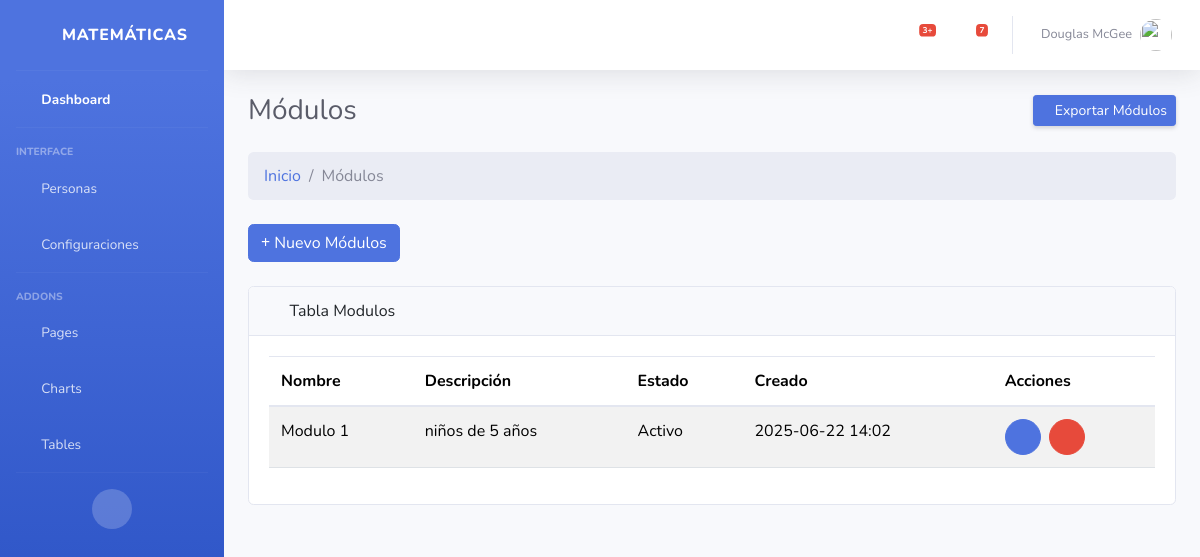
Before: /modulo/ with the older database file.
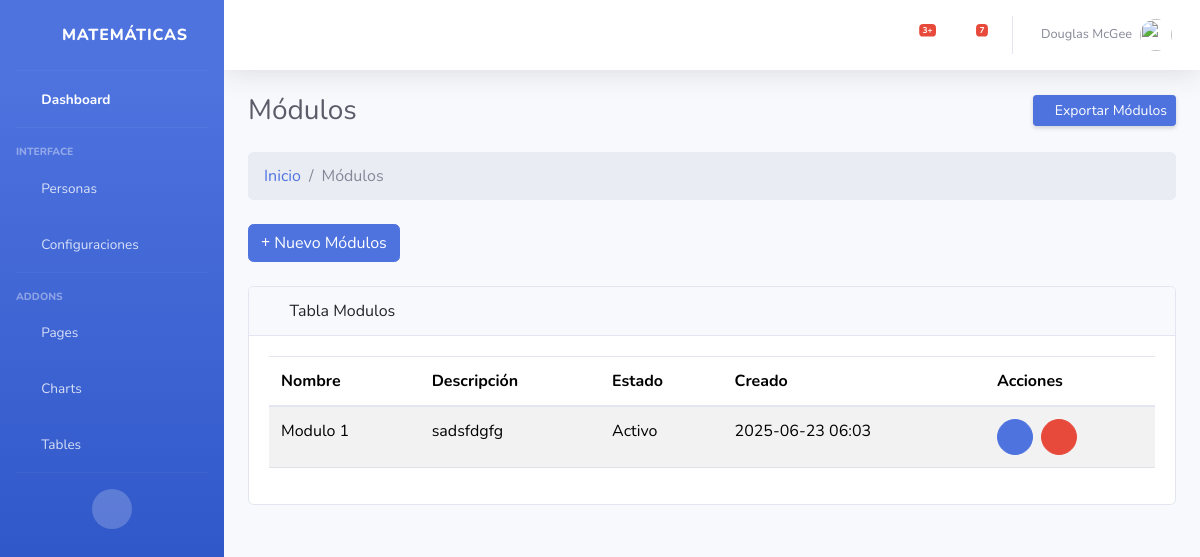
After: the same page with the newer database file.
### Aplicaciones/core/models.py (models this page shows, shortened)
class Modulos(models.Model):
    mod_id = models.AutoField(primary_key=True)
    mod_nombre = models.CharField(max_length=50,null=False,unique=True,verbose_name="Nombre del modulo:")
    mod_descripcion = models.CharField(max_length=100,null=False,verbose_name="Descripción del modulo:")
    mod_estado = models.BooleanField(default=True,verbose_name='Estado:')
    mod_fecha_creacion = models.DateTimeField(auto_now_add=True,verbose_name='Creado el:')
    mod_fecha_actualizacion = models.DateTimeField(auto_now=True,verbose_name='Actualizado el:')

### Aplicaciones/core/views/crud_modulos_views.py (the view, shortened to what this page needs)
# urls.py: path('modulo/', crud_modulos_views.index, name='modulo_index'),
def index(request):
    modulos = Modulos.objects.all()
    form = ModulosForm()
    form_editar = None
    modulo_a_editar = None
    return render(request, 'modulo/index.html', {
        'modulos': modulos,
        'form': form,
        'form_editar': form_editar,
        'modulo_a_editar': modulo_a_editar
    })

### Aplicaciones/core/templates/modulo/Index.html (shortened to what this page needs)
{% extends "plantillas/MasterAdmin.html" %}
{% load static %}
{% block content %}
<div class="container-fluid ">
    <div class="d-sm-flex align-items-center justify-content-between mb-4">
        <h1 class="h3 mb-0 text-gray-800">Módulos</h1>
        <a href="#" class="d-none d-sm-inline-block btn btn-sm btn-primary shadow-sm"> Exportar Módulos </a>
    </div>
    <ol class="breadcrumb mb-4">
        <li class="breadcrumb-item"><a href="{% url 'inicio' %}">Inicio</a></li>
        <li class="breadcrumb-item active">Módulos</li>
    </ol>
    <div class="mb-4">
        <a href="#" class="btn btn-primary" type="button" data-bs-toggle="modal" data-bs-target="#modalCrear"><i
                class="fas fa-plus"></i> Nuevo
            Módulos</a>
    </div>
    <div class="card mb-4">
        <div class="card-header">
            <i class="fas fa-table me-1"></i>
            Tabla Modulos
        </div>
        <div class="card-body">
            <div class="table-responsive">
                <table class="table table-striped" id="tbl-admin" width="100%" cellspacing="0">
                    <thead>
                        <tr>
                            <th>Nombre</th>
                            <th>Descripción</th>
                            <th>Estado</th>
                            <th>Creado</th>
                            <th>Acciones</th>
                        </tr>
                    </thead>
                    <tbody>
                        {% for modulo in modulos %}
                        <tr>
                            <td>{{ modulo.mod_nombre }}</td>
                            <td>{{ modulo.mod_descripcion }}</td>
                            <td>{{ modulo.mod_estado|yesno:"Activo,Inactivo" }}</td>
                            <td>{{ modulo.mod_fecha_creacion|date:"Y-m-d H:i" }}</td>
                            <td>
                                <div class="d-flex gap-2">
                                    <a href="#"
                                        class="btn btn-sm btn-primary rounded-circle d-flex align-items-center justify-content-center"
                                        style="width: 36px; height: 36px;" data-bs-toggle="modal"
                                        data-bs-target="#modalEditar{{ modulo.mod_id }}">
                                        <i class="fas fa-edit"></i>
                                    </a>
                                    <a href="#" class="btn btn-sm btn-danger rounded-circle d-flex align-items-center justify-content-center"
                                    style="width: 36px; height: 36px;" data-bs-toggle="modal" data-bs-target="#modalEliminar{{ modulo.mod_id }}">
                                    <i class="fas fa-trash-alt"></i>
                                    </a>
                                </div>
                            </td>
                        </tr>
                        {% empty %}
                        <tr>
                            <td colspan="6">No hay módulos registrados.</td>
                        </tr>
                        {% endfor %}
                    </tbody>
                </table>
            </div>
        </div>
        {% endblock %}

Changed rows visible on the page:
changed Modulos "Modulo 1": mod_descripcion "niños de 5 años" → "sadsfdgfg"; mod_fecha_creacion "2025-06-22 14:02" → "2025-06-23 06:03"
